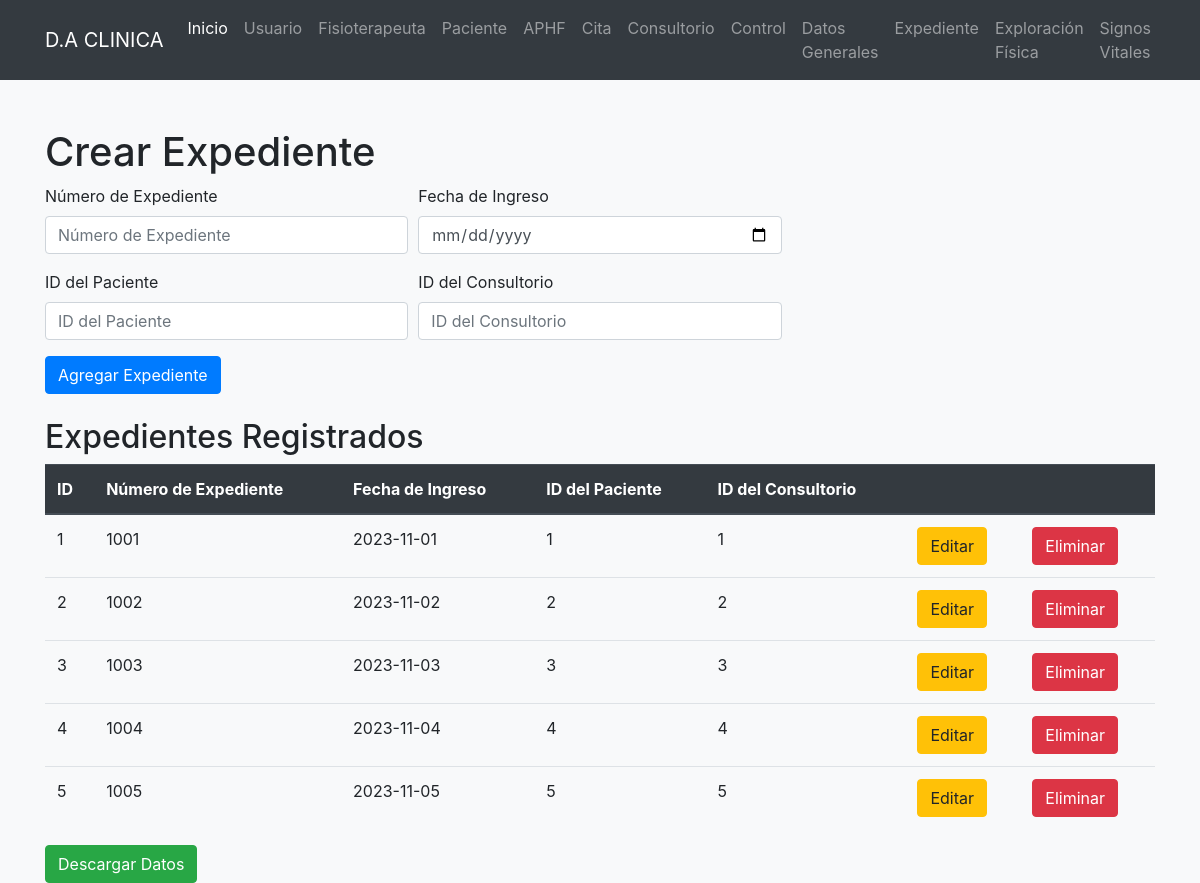
Page /expediente/mostrarExpediente.php on the committed database.
### tables this page shows
CREATE TABLE Expediente (
    ID_Expediente INT PRIMARY KEY AUTO_INCREMENT,
    numExpediente INT,
    fechaIngreso DATE,
    Paciente_ID INT,
    Consultorio_ID INT,
    created_at datetime,
updated_at datetime null,
deleted_at datetime null,
    FOREIGN KEY (Paciente_ID) REFERENCES Paciente(ID_Paciente),
    FOREIGN KEY (Consultorio_ID) REFERENCES Consultorio(ID_Consultorio)
);

### expediente/mostrarExpediente.php (the view, shortened to what this page needs)
<?php
$con = connection();
$sql = "SELECT * FROM expediente";
$query = mysqli_query($con, $sql);
?>
<!DOCTYPE html>
<html lang="en">
<head>
    <link rel="stylesheet" href="https://stackpath.bootstrapcdn.com/bootstrap/4.5.2/css/bootstrap.min.css">
</head>
<body class="bg-light">
    <nav class="navbar navbar-expand-lg navbar-dark bg-dark">
        <div class="container">
            <a class="navbar-brand" href="#">D.A CLINICA</a>
            <div class="collapse navbar-collapse" id="navbarNav">
                <ul class="navbar-nav">
                <li class="nav-item active">
                        <a class="nav-link" href="/clinica/index.php">Inicio</a>
                    </li>
                    <li class="nav-item">
                        <a class="nav-link" href="/clinica/usuario/mostrar.php">Usuario</a>
                    </li>
                    <li class="nav-item">
                        <a class="nav-link" href="/clinica/fisioterapeuta/mostrarFisioterapeuta.php">Fisioterapeuta</a>
                    </li>
                    <li class="nav-item">
                        <a class="nav-link" href="/clinica/paciente/mostrarPaciente.php">Paciente</a>
                    </li>
                    <li class="nav-item">
                        <a class="nav-link" href="/clinica/aphf/mostrarAPHF.php">APHF</a>
                    </li>
                    <li class="nav-item">
    <a class="nav-link" href="/clinica/cita/mostrarCita.php">Cita</a>
</li>
<li class="nav-item">
    <a class="nav-link" href="/clinica/consultorio/mostrarConsultorio.php">Consultorio</a>
</li>
<li class="nav-item">
    <a class="nav-link" href="/clinica/control/mostrarControl.php">Control</a>
</li>
<li class="nav-item">
    <a class="nav-link" href="/clinica/datosgenerales/mostrarDatosGenerales.php">Datos Generales</a>
</li>
<li class="nav-item">
    <a class="nav-link" href="/clinica/expediente/mostrarExpediente.php">Expediente</a>
</li>
<li class="nav-item">
    <a class="nav-link" href="/clinica/exploracionfisica/mostrarExploracionFisica.php">Exploración Física</a>
</li>
<li class="nav-item">
    <a class="nav-link" href="/clinica/signosvitales/mostrarSignosVitales.php">Signos Vitales</a>
</li>
                </ul>
            </div>
        </div>
    </nav>
    <div class="container mt-5">
        <div class="mb-4">
            <h1>Crear Expediente</h1>
            <form action="insertarExpediente.php" method="POST">
                <div class="form-row">
                    <div class="form-group col-md-4">
                        <label for="numExpediente">Número de Expediente</label>
                        <input type="text" class="form-control" name="numExpediente" placeholder="Número de Expediente" required value="">
                    </div>
                    <div class="form-group col-md-4">
                        <label for="fechaIngreso">Fecha de Ingreso</label>
                        <input type="date" class="form-control" name="fechaIngreso" required value="">
                    </div>
                </div>
                <div class="form-row">
                    <div class="form-group col-md-4">
                        <label for="Paciente_ID">ID del Paciente</label>
                        <input type="text" class="form-control" name="Paciente_ID" placeholder="ID del Paciente" required value="">
                    </div>
                    <div class="form-group col-md-4">
                        <label for="Consultorio_ID">ID del Consultorio</label>
                        <input type="text" class="form-control" name="Consultorio_ID" placeholder="ID del Consultorio" required value="">
                    </div>
                </div>
                <button type="submit" class="btn btn-primary">Agregar Expediente</button>
            </form>
        </div>
        <div>
            <h2>Expedientes Registrados</h2>
            <table class="table">
                <thead class="thead-dark">
                    <tr>
                        <th>ID</th>
                        <th>Número de Expediente</th>
                        <th>Fecha de Ingreso</th>
                        <th>ID del Paciente</th>
                        <th>ID del Consultorio</th>
                        <th></th>
                        <th></th>
                    </tr>
                </thead>
                <tbody>
                    <?php while ($row = mysqli_fetch_array($query)): ?>
                        <tr>
                            <td><?= $row['ID_Expediente'] ?></td>
                            <td><?= $row['numExpediente'] ?></td>
                            <td><?= $row['fechaIngreso'] ?></td>
                            <td><?= $row['Paciente_ID'] ?></td>
                            <td><?= $row['Consultorio_ID'] ?></td>
                            <td>
                                <a class="btn btn-warning" href="updateExpediente.php?id=<?= $row['ID_Expediente'] ?>">Editar</a>
                            </td>
                            <td>
                                <a class="btn btn-danger" href="deleteExpediente.php?id=<?= $row['ID_Expediente'] ?>">Eliminar</a>
                            </td>
                        </tr>
                    <?php endwhile; ?>
                </tbody>
            </table><a class="btn btn-success" href="respaldarExpediente.php">Descargar Datos</a>
        </div>
    </div>
</body>
</html>

### rows in the picture
expediente: ID_Expediente "1", numExpediente "1001", fechaIngreso "2023-11-01", Paciente_ID "1", Consultorio_ID "1"
expediente: ID_Expediente "2", numExpediente "1002", fechaIngreso "2023-11-02", Paciente_ID "2", Consultorio_ID "2"
expediente: ID_Expediente "3", numExpediente "1003", fechaIngreso "2023-11-03", Paciente_ID "3", Consultorio_ID "3"
expediente: ID_Expediente "4", numExpediente "1004", fechaIngreso "2023-11-04", Paciente_ID "4", Consultorio_ID "4"
expediente: ID_Expediente "5", numExpediente "1005", fechaIngreso "2023-11-05", Paciente_ID "5", Consultorio_ID "5"
